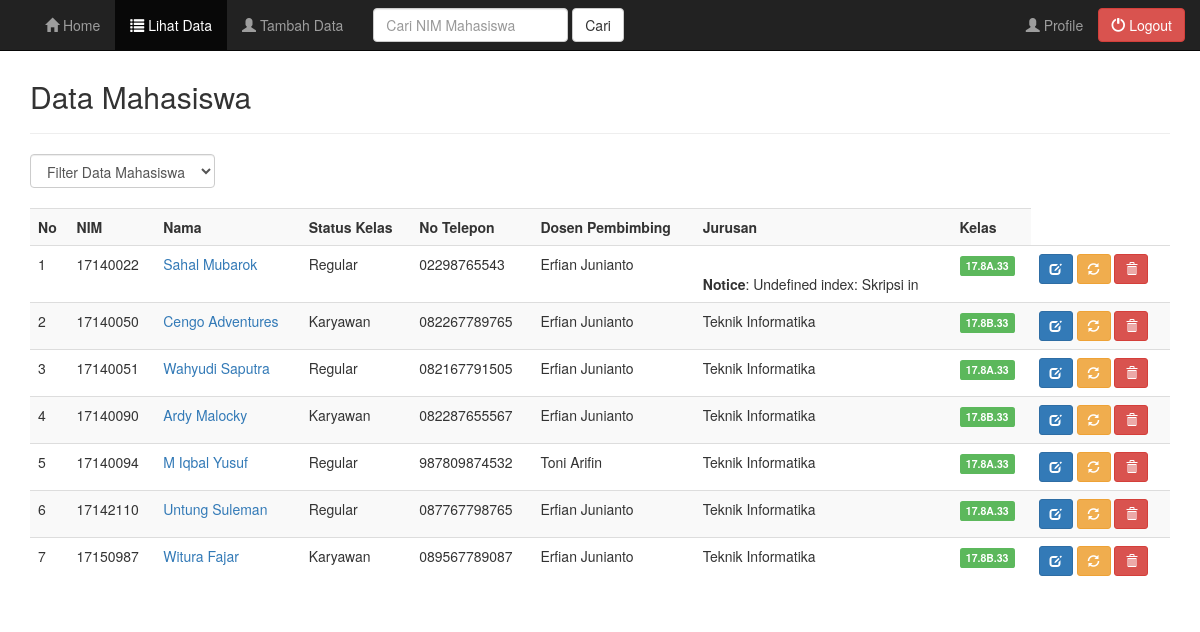
The app's page /admin/data.php (signed in) with its own data.
### tables this page shows
CREATE TABLE `tbl_mahasiswa` (
  `ID` bigint(20) UNSIGNED NOT NULL,
  `username` varchar(20) NOT NULL,
  `password` varchar(32) NOT NULL,
  `level` varchar(30) NOT NULL,
  `nim` varchar(20) NOT NULL,
  `nama` varchar(50) NOT NULL,
  `kelas` varchar(20) NOT NULL,
  `no_telepon` varchar(13) NOT NULL,
  `email` varchar(30) NOT NULL,
  `dosen_pembimbing` varchar(50) NOT NULL,
  `jurusan` varchar(50) NOT NULL
);

### admin/data.php (the view, shortened to what this page needs)
<?php $thisPage="Data"; ?>
<?php
include("header.php");
include("../koneksi.php");
?>
	<div class="container">
		<div class="content">
			<h2>Data Mahasiswa</h2>
			<hr />
			<form class="form-inline" method="get">
				<div class="form-group">
					<select name="filter" class="form-control" onchange="form.submit()">
						<option value="0">Filter Data Mahasiswa</option>
						<?php $filter = (isset($_GET['filter']) ? strtolower($_GET['filter']) : NULL);  ?>
					</select>
				</div>
			</form>
			<br />
			<div class="table-responsive">
				<table class="table table-striped table-hover">
					<tr>
						<th>No</th>
						<th>NIM</th>
						<th>Nama</th>
						<th>Status Kelas</th>
						<th>No Telepon</th>
						<th>Dosen Pembimbing</th>
						<th>Jurusan</th>
						<th>Kelas</th>
					</tr>
					<?php
					if ($filter)
					{
						$sql = mysqli_query($koneksi, "SELECT * FROM tbl_mahasiswa WHERE kelas='$filter' ORDER BY nim ASC");
					}
					else
					{
						$sql = mysqli_query($koneksi, "SELECT * FROM tbl_mahasiswa ORDER BY nim ASC");
					}
					if(mysqli_num_rows($sql) == 0)
					{
						echo '<tr><td colspan="14">Data Tidak Ada.</td></tr>';
					}else
					{
						$no = 1;
						while($row = mysqli_fetch_assoc($sql))
						{
							echo '
							<tr>
								<td>'.$no.'</td>
								<td>'.$row['nim'].'</td>
								<td><a href="profile_mahasiswa.php?nim='.$row['nim'].'">'.$row['nama'].'</a></td>
								<td>'.$row['kelas'].'</td>
								<td>'.$row['no_telepon'].'</td>
								<td>'.$row['dosen_pembimbing'].'</td>
								<td>'.$row['jurusan'].'</td>
								<td>';
								if($row['kelas'] == 'Regular'){
									echo '<span class="label label-success">17.8A.33</span>';
								}
								else if ($row['kelas'] == 'Karyawan' ){
									echo '<span class="label label-success">17.8B.33</span>';
								}
								echo '
								</td>
								<td>
									<a href="edit_mahasiswa.php?nim='.$row['nim'].'" title="Edit Data" data-toggle="tooltip" class="btn btn-primary btn-sm"><span class="glyphicon glyphicon-edit" aria-hidden="true"></span></a>
									<a href="password.php?nim='.$row['nim'].'" title="Ganti Password" data-toggle="tooltip" class="btn btn-warning btn-sm"><span class="glyphicon glyphicon-refresh" aria-hidden="true"></span></a>
									<a href="data.php?aksi=delete&nim='.$row['nim'].'" title="Hapus Data" data-toggle="tooltip" onclick="return confirm(\'Anda yakin akan menghapus data '.$row['nama'].'?\')" class="btn btn-danger btn-sm"><span class="glyphicon glyphicon-trash" aria-hidden="true"></span></a>
								</td>
							</tr>
							';
							$no++;
						}
					}
					?>
				</table>
			</div>
		</div>
	</div>
<?php
include("footer.php");
?>

### admin/header.php (shortened to what this page needs)
<!DOCTYPE html>
<html lang="id">
  <head>
    <link href="../css/bootstrap.min.css" rel="stylesheet">
	<link href="../css/bootstrap-datepicker.css" rel="stylesheet">
    <link href="../style.css" rel="stylesheet">
  </head>
<body>
	<nav class="navbar navbar-inverse navbar-fixed-top">
	  <div class="container">
		<div class="collapse navbar-collapse" id="myNavbar">
		  <ul class="nav navbar-nav navbar-left">
			<li<?php if ($thisPage=="Dashboard") echo " class=\"active\""; ?>><a href="index.php"><span class="glyphicon glyphicon-home"></span> Home</a></li>
			<li<?php if ($thisPage=="Data") echo " class=\"active\""; ?>><a href="data.php" data-toggle="tooltip" data-placement="bottom" title="Lihat Data Mahasiswa"><span class="glyphicon glyphicon-list"></span> Lihat Data</a></li>
			<li<?php if ($thisPage=="Tambah") echo " class=\"active\""; ?>><a href="tambah.php" data-toggle="tooltip" data-placement="bottom" title="Tambah Data Mahasiswa" ><span class="glyphicon glyphicon-user"></span> Tambah Data</a></li>
			<form name="cari" method="post" action="cari.php" role="search" class="navbar-form navbar-left">
				<div class="form-group">
					<input type="text" name="carinim" placeholder="Cari NIM Mahasiswa" class="form-control">
				</div>
				<button type="submit" name="submit" id="submit" value="search" class="btn btn-default" data-toggle="tooltip" data-placement="bottom" title="Cari Data Mahasiswa">Cari</button>
			</form>
		  </ul>
	      <ul class="nav navbar-nav navbar-right">
	      	<li<?php if ($thisPage=="Profile") echo " class=\"active\""; ?>><a href="profile.php" data-toggle="tooltip" data-placement="bottom" title="Lihat Profile"><span class="glyphicon glyphicon-user"></span> Profile</a></li>
	        <a href="../logout.php" data-toggle="tooltip" data-placement="bottom" title="Logout" class="btn btn-danger navbar-btn" role="button"><span class="glyphicon glyphicon-off"></span> Logout</a>
	      </ul>
		</div>
	  </div>
	</nav>

### admin/footer.php (shortened to what this page needs)
</body>
</html>

### style.css (style rules this page uses)
.content { margin-top: 80px; }

### records on screen
tbl_mahasiswa: nim "17140022", nama "Sahal Mubarok", kelas "Regular", no_telepon "02298765543", dosen_pembimbing "Erfian Junianto", jurusan "Notice : Undefined index: Skripsi in", shows "17.8A.33"
tbl_mahasiswa: nim "17140050", nama "Cengo Adventures", kelas "Karyawan", no_telepon "082267789765", dosen_pembimbing "Erfian Junianto", jurusan "Teknik Informatika", shows "17.8B.33"
tbl_mahasiswa: nim "17140051", nama "Wahyudi Saputra", kelas "Regular", no_telepon "082167791505", dosen_pembimbing "Erfian Junianto", jurusan "Teknik Informatika", shows "17.8A.33"
tbl_mahasiswa: nim "17140090", nama "Ardy Malocky", kelas "Karyawan", no_telepon "082287655567", dosen_pembimbing "Erfian Junianto", jurusan "Teknik Informatika", shows "17.8B.33"
tbl_mahasiswa: nim "17140094", nama "M Iqbal Yusuf", kelas "Regular", no_telepon "987809874532", dosen_pembimbing "Toni Arifin", jurusan "Teknik Informatika", shows "17.8A.33"
tbl_mahasiswa: nim "17142110", nama "Untung Suleman", kelas "Regular", no_telepon "087767798765", dosen_pembimbing "Erfian Junianto", jurusan "Teknik Informatika", shows "17.8A.33"
tbl_mahasiswa: nim "17150987", nama "Witura Fajar", kelas "Karyawan", no_telepon "089567789087", dosen_pembimbing "Erfian Junianto", jurusan "Teknik Informatika", shows "17.8B.33"
